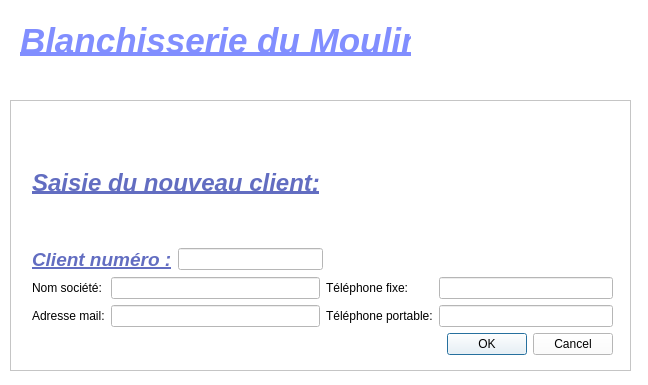
<?xml version="1.0" encoding="UTF-8"?>
<ui version="4.0">
 <class>DialogNewClient</class>
 <widget class="QDialog" name="DialogNewClient">
  <property name="geometry">
   <rect>
    <x>0</x>
    <y>0</y>
    <width>648</width>
    <height>385</height>
   </rect>
  </property>
  <property name="palette">
   <palette>
    <active>
     <colorrole role="WindowText">
      <brush brushstyle="SolidPattern">
       <color alpha="255">
        <red>129</red>
        <green>144</green>
        <blue>255</blue>
       </color>
      </brush>
     </colorrole>
     <colorrole role="Button">
      <brush brushstyle="SolidPattern">
       <color alpha="255">
        <red>255</red>
        <green>255</green>
        <blue>255</blue>
       </color>
      </brush>
     </colorrole>
     <colorrole role="Light">
      <brush brushstyle="SolidPattern">
       <color alpha="255">
        <red>255</red>
        <green>255</green>
        <blue>255</blue>
       </color>
      </brush>
     </colorrole>
     <colorrole role="Midlight">
      <brush brushstyle="SolidPattern">
       <color alpha="255">
        <red>255</red>
        <green>255</green>
        <blue>255</blue>
       </color>
      </brush>
     </colorrole>
     <colorrole role="Dark">
      <brush brushstyle="SolidPattern">
       <color alpha="255">
        <red>127</red>
        <green>127</green>
        <blue>127</blue>
       </color>
      </brush>
     </colorrole>
     <colorrole role="Mid">
      <brush brushstyle="SolidPattern">
       <color alpha="255">
        <red>170</red>
        <green>170</green>
        <blue>170</blue>
       </color>
      </brush>
     </colorrole>
     <colorrole role="Text">
      <brush brushstyle="SolidPattern">
       <color alpha="255">
        <red>129</red>
        <green>144</green>
        <blue>255</blue>
       </color>
      </brush>
     </colorrole>
     <colorrole role="BrightText">
      <brush brushstyle="SolidPattern">
       <color alpha="255">
        <red>255</red>
        <green>255</green>
        <blue>255</blue>
       </color>
      </brush>
     </colorrole>
     <colorrole role="ButtonText">
      <brush brushstyle="SolidPattern">
       <color alpha="255">
        <red>0</red>
        <green>0</green>
        <blue>0</blue>
       </color>
      </brush>
     </colorrole>
     <colorrole role="Base">
      <brush brushstyle="SolidPattern">
       <color alpha="255">
        <red>255</red>
        <green>255</green>
        <blue>255</blue>
       </color>
      </brush>
     </colorrole>
     <colorrole role="Window">
      <brush brushstyle="SolidPattern">
       <color alpha="255">
        <red>255</red>
        <green>255</green>
        <blue>255</blue>
       </color>
      </brush>
     </colorrole>
     <colorrole role="Shadow">
      <brush brushstyle="SolidPattern">
       <color alpha="255">
        <red>0</red>
        <green>0</green>
        <blue>0</blue>
       </color>
      </brush>
     </colorrole>
     <colorrole role="AlternateBase">
      <brush brushstyle="SolidPattern">
       <color alpha="255">
        <red>255</red>
        <green>255</green>
        <blue>255</blue>
       </color>
      </brush>
     </colorrole>
     <colorrole role="ToolTipBase">
      <brush brushstyle="SolidPattern">
       <color alpha="255">
        <red>255</red>
        <green>255</green>
        <blue>220</blue>
       </color>
      </brush>
     </colorrole>
     <colorrole role="ToolTipText">
      <brush brushstyle="SolidPattern">
       <color alpha="255">
        <red>0</red>
        <green>0</green>
        <blue>0</blue>
       </color>
      </brush>
     </colorrole>
    </active>
    <inactive>
     <colorrole role="WindowText">
      <brush brushstyle="SolidPattern">
       <color alpha="255">
        <red>129</red>
        <green>144</green>
        <blue>255</blue>
       </color>
      </brush>
     </colorrole>
     <colorrole role="Button">
      <brush brushstyle="SolidPattern">
       <color alpha="255">
        <red>255</red>
        <green>255</green>
        <blue>255</blue>
       </color>
      </brush>
     </colorrole>
     <colorrole role="Light">
      <brush brushstyle="SolidPattern">
       <color alpha="255">
        <red>255</red>
        <green>255</green>
        <blue>255</blue>
       </color>
      </brush>
     </colorrole>
     <colorrole role="Midlight">
      <brush brushstyle="SolidPattern">
       <color alpha="255">
        <red>255</red>
        <green>255</green>
        <blue>255</blue>
       </color>
      </brush>
     </colorrole>
     <colorrole role="Dark">
      <brush brushstyle="SolidPattern">
       <color alpha="255">
        <red>127</red>
        <green>127</green>
        <blue>127</blue>
       </color>
      </brush>
     </colorrole>
     <colorrole role="Mid">
      <brush brushstyle="SolidPattern">
       <color alpha="255">
        <red>170</red>
        <green>170</green>
        <blue>170</blue>
       </color>
      </brush>
     </colorrole>
     <colorrole role="Text">
      <brush brushstyle="SolidPattern">
       <color alpha="255">
        <red>129</red>
        <green>144</green>
        <blue>255</blue>
       </color>
      </brush>
     </colorrole>
     <colorrole role="BrightText">
      <brush brushstyle="SolidPattern">
       <color alpha="255">
        <red>255</red>
        <green>255</green>
        <blue>255</blue>
       </color>
      </brush>
     </colorrole>
     <colorrole role="ButtonText">
      <brush brushstyle="SolidPattern">
       <color alpha="255">
        <red>0</red>
        <green>0</green>
        <blue>0</blue>
       </color>
      </brush>
     </colorrole>
     <colorrole role="Base">
      <brush brushstyle="SolidPattern">
       <color alpha="255">
        <red>255</red>
        <green>255</green>
        <blue>255</blue>
       </color>
      </brush>
     </colorrole>
     <colorrole role="Window">
      <brush brushstyle="SolidPattern">
       <color alpha="255">
        <red>255</red>
        <green>255</green>
        <blue>255</blue>
       </color>
      </brush>
     </colorrole>
     <colorrole role="Shadow">
      <brush brushstyle="SolidPattern">
       <color alpha="255">
        <red>0</red>
        <green>0</green>
        <blue>0</blue>
       </color>
      </brush>
     </colorrole>
     <colorrole role="AlternateBase">
      <brush brushstyle="SolidPattern">
       <color alpha="255">
        <red>255</red>
        <green>255</green>
        <blue>255</blue>
       </color>
      </brush>
     </colorrole>
     <colorrole role="ToolTipBase">
      <brush brushstyle="SolidPattern">
       <color alpha="255">
        <red>255</red>
        <green>255</green>
        <blue>220</blue>
       </color>
      </brush>
     </colorrole>
     <colorrole role="ToolTipText">
      <brush brushstyle="SolidPattern">
       <color alpha="255">
        <red>0</red>
        <green>0</green>
        <blue>0</blue>
       </color>
      </brush>
     </colorrole>
    </inactive>
    <disabled>
     <colorrole role="WindowText">
      <brush brushstyle="SolidPattern">
       <color alpha="255">
        <red>127</red>
        <green>127</green>
        <blue>127</blue>
       </color>
      </brush>
     </colorrole>
     <colorrole role="Button">
      <brush brushstyle="SolidPattern">
       <color alpha="255">
        <red>255</red>
        <green>255</green>
        <blue>255</blue>
       </color>
      </brush>
     </colorrole>
     <colorrole role="Light">
      <brush brushstyle="SolidPattern">
       <color alpha="255">
        <red>255</red>
        <green>255</green>
        <blue>255</blue>
       </color>
      </brush>
     </colorrole>
     <colorrole role="Midlight">
      <brush brushstyle="SolidPattern">
       <color alpha="255">
        <red>255</red>
        <green>255</green>
        <blue>255</blue>
       </color>
      </brush>
     </colorrole>
     <colorrole role="Dark">
      <brush brushstyle="SolidPattern">
       <color alpha="255">
        <red>127</red>
        <green>127</green>
        <blue>127</blue>
       </color>
      </brush>
     </colorrole>
     <colorrole role="Mid">
      <brush brushstyle="SolidPattern">
       <color alpha="255">
        <red>170</red>
        <green>170</green>
        <blue>170</blue>
       </color>
      </brush>
     </colorrole>
     <colorrole role="Text">
      <brush brushstyle="SolidPattern">
       <color alpha="255">
        <red>127</red>
        <green>127</green>
        <blue>127</blue>
       </color>
      </brush>
     </colorrole>
     <colorrole role="BrightText">
      <brush brushstyle="SolidPattern">
       <color alpha="255">
        <red>255</red>
        <green>255</green>
        <blue>255</blue>
       </color>
      </brush>
     </colorrole>
     <colorrole role="ButtonText">
      <brush brushstyle="SolidPattern">
       <color alpha="255">
        <red>127</red>
        <green>127</green>
        <blue>127</blue>
       </color>
      </brush>
     </colorrole>
     <colorrole role="Base">
      <brush brushstyle="SolidPattern">
       <color alpha="255">
        <red>255</red>
        <green>255</green>
        <blue>255</blue>
       </color>
      </brush>
     </colorrole>
     <colorrole role="Window">
      <brush brushstyle="SolidPattern">
       <color alpha="255">
        <red>255</red>
        <green>255</green>
        <blue>255</blue>
       </color>
      </brush>
     </colorrole>
     <colorrole role="Shadow">
      <brush brushstyle="SolidPattern">
       <color alpha="255">
        <red>0</red>
        <green>0</green>
        <blue>0</blue>
       </color>
      </brush>
     </colorrole>
     <colorrole role="AlternateBase">
      <brush brushstyle="SolidPattern">
       <color alpha="255">
        <red>255</red>
        <green>255</green>
        <blue>255</blue>
       </color>
      </brush>
     </colorrole>
     <colorrole role="ToolTipBase">
      <brush brushstyle="SolidPattern">
       <color alpha="255">
        <red>255</red>
        <green>255</green>
        <blue>220</blue>
       </color>
      </brush>
     </colorrole>
     <colorrole role="ToolTipText">
      <brush brushstyle="SolidPattern">
       <color alpha="255">
        <red>0</red>
        <green>0</green>
        <blue>0</blue>
       </color>
      </brush>
     </colorrole>
    </disabled>
   </palette>
  </property>
  <property name="windowTitle">
   <string>Dialog</string>
  </property>
  <widget class="QLabel" name="label">
   <property name="geometry">
    <rect>
     <x>470</x>
     <y>-10</y>
     <width>211</width>
     <height>111</height>
    </rect>
   </property>
   <property name="text">
    <string/>
   </property>
   <property name="pixmap">
    <pixmap resource="ressourcebdm.qrc">:/BDM/fantôme3BDM.jpg</pixmap>
   </property>
  </widget>
  <widget class="QLabel" name="label_11">
   <property name="geometry">
    <rect>
     <x>20</x>
     <y>20</y>
     <width>391</width>
     <height>41</height>
    </rect>
   </property>
   <property name="palette">
    <palette>
     <active>
      <colorrole role="WindowText">
       <brush brushstyle="SolidPattern">
        <color alpha="255">
         <red>129</red>
         <green>142</green>
         <blue>255</blue>
        </color>
       </brush>
      </colorrole>
     </active>
     <inactive>
      <colorrole role="WindowText">
       <brush brushstyle="SolidPattern">
        <color alpha="255">
         <red>129</red>
         <green>142</green>
         <blue>255</blue>
        </color>
       </brush>
      </colorrole>
     </inactive>
     <disabled>
      <colorrole role="WindowText">
       <brush brushstyle="SolidPattern">
        <color alpha="255">
         <red>127</red>
         <green>127</green>
         <blue>127</blue>
        </color>
       </brush>
      </colorrole>
     </disabled>
    </palette>
   </property>
   <property name="font">
    <font>
     <family>Ubuntu</family>
     <pointsize>26</pointsize>
     <weight>75</weight>
     <italic>true</italic>
     <bold>true</bold>
     <underline>true</underline>
    </font>
   </property>
   <property name="text">
    <string>Blanchisserie du Moulin</string>
   </property>
  </widget>
  <widget class="QFrame" name="frame">
   <property name="geometry">
    <rect>
     <x>10</x>
     <y>100</y>
     <width>621</width>
     <height>271</height>
    </rect>
   </property>
   <property name="palette">
    <palette>
     <active>
      <colorrole role="WindowText">
       <brush brushstyle="SolidPattern">
        <color alpha="255">
         <red>0</red>
         <green>0</green>
         <blue>0</blue>
        </color>
       </brush>
      </colorrole>
     </active>
     <inactive>
      <colorrole role="WindowText">
       <brush brushstyle="SolidPattern">
        <color alpha="255">
         <red>0</red>
         <green>0</green>
         <blue>0</blue>
        </color>
       </brush>
      </colorrole>
     </inactive>
     <disabled>
      <colorrole role="WindowText">
       <brush brushstyle="SolidPattern">
        <color alpha="255">
         <red>127</red>
         <green>127</green>
         <blue>127</blue>
        </color>
       </brush>
      </colorrole>
     </disabled>
    </palette>
   </property>
   <property name="frameShape">
    <enum>QFrame::StyledPanel</enum>
   </property>
   <property name="frameShadow">
    <enum>QFrame::Raised</enum>
   </property>
   <widget class="QWidget" name="">
    <property name="geometry">
     <rect>
      <x>22</x>
      <y>24</y>
      <width>581</width>
      <height>231</height>
     </rect>
    </property>
    <layout class="QVBoxLayout" name="verticalLayout_5">
     <item>
      <layout class="QHBoxLayout" name="horizontalLayout_6">
       <item>
        <layout class="QVBoxLayout" name="verticalLayout_6">
         <item>
          <widget class="QLabel" name="label_13">
           <property name="enabled">
            <bool>true</bool>
           </property>
           <property name="palette">
            <palette>
             <active>
              <colorrole role="WindowText">
               <brush brushstyle="SolidPattern">
                <color alpha="255">
                 <red>98</red>
                 <green>109</green>
                 <blue>193</blue>
                </color>
               </brush>
              </colorrole>
             </active>
             <inactive>
              <colorrole role="WindowText">
               <brush brushstyle="SolidPattern">
                <color alpha="255">
                 <red>98</red>
                 <green>109</green>
                 <blue>193</blue>
                </color>
               </brush>
              </colorrole>
             </inactive>
             <disabled>
              <colorrole role="WindowText">
               <brush brushstyle="SolidPattern">
                <color alpha="255">
                 <red>127</red>
                 <green>127</green>
                 <blue>127</blue>
                </color>
               </brush>
              </colorrole>
             </disabled>
            </palette>
           </property>
           <property name="font">
            <font>
             <family>Ubuntu</family>
             <pointsize>18</pointsize>
             <weight>75</weight>
             <italic>true</italic>
             <bold>true</bold>
             <underline>true</underline>
            </font>
           </property>
           <property name="text">
            <string>Saisie du nouveau client:</string>
           </property>
          </widget>
         </item>
         <item>
          <layout class="QHBoxLayout" name="horizontalLayout_5">
           <item>
            <widget class="QLabel" name="label_12">
             <property name="enabled">
              <bool>true</bool>
             </property>
             <property name="palette">
              <palette>
               <active>
                <colorrole role="WindowText">
                 <brush brushstyle="SolidPattern">
                  <color alpha="255">
                   <red>98</red>
                   <green>109</green>
                   <blue>193</blue>
                  </color>
                 </brush>
                </colorrole>
               </active>
               <inactive>
                <colorrole role="WindowText">
                 <brush brushstyle="SolidPattern">
                  <color alpha="255">
                   <red>98</red>
                   <green>109</green>
                   <blue>193</blue>
                  </color>
                 </brush>
                </colorrole>
               </inactive>
               <disabled>
                <colorrole role="WindowText">
                 <brush brushstyle="SolidPattern">
                  <color alpha="255">
                   <red>127</red>
                   <green>127</green>
                   <blue>127</blue>
                  </color>
                 </brush>
                </colorrole>
               </disabled>
              </palette>
             </property>
             <property name="font">
              <font>
               <family>Ubuntu</family>
               <pointsize>14</pointsize>
               <weight>75</weight>
               <italic>true</italic>
               <bold>true</bold>
               <underline>true</underline>
              </font>
             </property>
             <property name="text">
              <string>Client numéro :</string>
             </property>
            </widget>
           </item>
           <item>
            <widget class="QLineEdit" name="lineEditIDNew">
             <property name="enabled">
              <bool>false</bool>
             </property>
            </widget>
           </item>
          </layout>
         </item>
        </layout>
       </item>
       <item>
        <spacer name="horizontalSpacer_2">
         <property name="orientation">
          <enum>Qt::Horizontal</enum>
         </property>
         <property name="sizeHint" stdset="0">
          <size>
           <width>273</width>
           <height>17</height>
          </size>
         </property>
        </spacer>
       </item>
      </layout>
     </item>
     <item>
      <layout class="QHBoxLayout" name="horizontalLayout_4">
       <item>
        <layout class="QHBoxLayout" name="horizontalLayout_2">
         <item>
          <layout class="QVBoxLayout" name="verticalLayout_4">
           <item>
            <widget class="QLabel" name="label_2">
             <property name="text">
              <string>Nom société:</string>
             </property>
            </widget>
           </item>
           <item>
            <widget class="QLabel" name="label_5">
             <property name="text">
              <string>Adresse mail:</string>
             </property>
            </widget>
           </item>
          </layout>
         </item>
         <item>
          <layout class="QVBoxLayout" name="verticalLayout_3">
           <item>
            <widget class="QLineEdit" name="lineEditNomNew"/>
           </item>
           <item>
            <widget class="QLineEdit" name="lineEditMelNew"/>
           </item>
          </layout>
         </item>
        </layout>
       </item>
       <item>
        <layout class="QHBoxLayout" name="horizontalLayout_3">
         <item>
          <layout class="QVBoxLayout" name="verticalLayout">
           <item>
            <widget class="QLabel" name="label_3">
             <property name="text">
              <string>Téléphone fixe:</string>
             </property>
            </widget>
           </item>
           <item>
            <widget class="QLabel" name="label_4">
             <property name="text">
              <string>Téléphone portable:</string>
             </property>
            </widget>
           </item>
          </layout>
         </item>
         <item>
          <layout class="QVBoxLayout" name="verticalLayout_2">
           <item>
            <widget class="QLineEdit" name="lineEditTelFNew"/>
           </item>
           <item>
            <widget class="QLineEdit" name="lineEditTelPNew"/>
           </item>
          </layout>
         </item>
        </layout>
       </item>
      </layout>
     </item>
     <item>
      <layout class="QHBoxLayout" name="horizontalLayout">
       <item>
        <spacer name="horizontalSpacer">
         <property name="orientation">
          <enum>Qt::Horizontal</enum>
         </property>
         <property name="sizeHint" stdset="0">
          <size>
           <width>40</width>
           <height>20</height>
          </size>
         </property>
        </spacer>
       </item>
       <item>
        <widget class="QDialogButtonBox" name="buttonBox">
         <property name="orientation">
          <enum>Qt::Horizontal</enum>
         </property>
         <property name="standardButtons">
          <set>QDialogButtonBox::Cancel|QDialogButtonBox::Ok</set>
         </property>
        </widget>
       </item>
      </layout>
     </item>
    </layout>
   </widget>
  </widget>
 </widget>
 <resources>
  <include location="ressourcebdm.qrc"/>
 </resources>
 <connections>
  <connection>
   <sender>buttonBox</sender>
   <signal>accepted()</signal>
   <receiver>DialogNewClient</receiver>
   <slot>accept()</slot>
   <hints>
    <hint type="sourcelabel">
     <x>248</x>
     <y>254</y>
    </hint>
    <hint type="destinationlabel">
     <x>157</x>
     <y>274</y>
    </hint>
   </hints>
  </connection>
  <connection>
   <sender>buttonBox</sender>
   <signal>rejected()</signal>
   <receiver>DialogNewClient</receiver>
   <slot>reject()</slot>
   <hints>
    <hint type="sourcelabel">
     <x>316</x>
     <y>260</y>
    </hint>
    <hint type="destinationlabel">
     <x>286</x>
     <y>274</y>
    </hint>
   </hints>
  </connection>
 </connections>
</ui>
